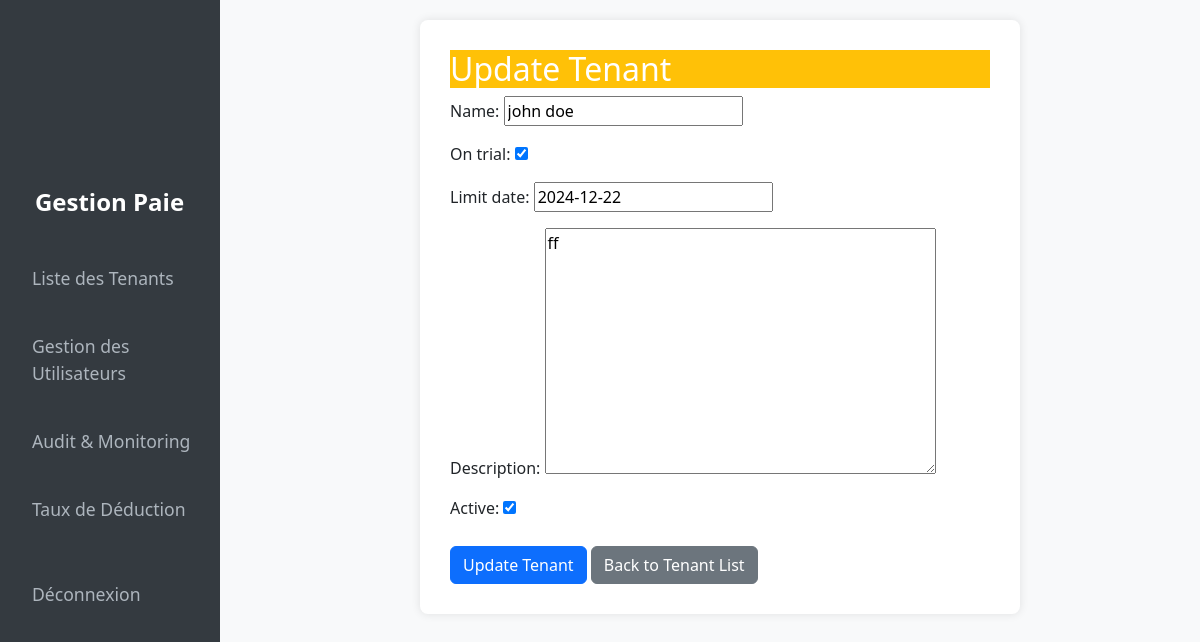
The app's page /tenants/update/4/ (signed in) with its own data.
### tenant/models.py (models this page shows, shortened)
class Tenant(models.Model):
    name = models.CharField(max_length=255)
    created_on = models.DateTimeField(auto_now_add=True)
    on_trial = models.BooleanField(default=False)
    limit_date = models.DateField(null=True, blank=True)
    description = models.TextField(blank=True, null=True)
    active = models.BooleanField(default=True)
    class Meta:
        verbose_name = "Tenant"
        verbose_name_plural = "Tenants"

### tenant/views.py (the view)
# urls.py: path('update/<int:tenant_id>/', views.update_tenant, name='update-tenant'),
@user_passes_test(lambda u: u.is_superuser)
def update_tenant(request, tenant_id):
    tenant = get_object_or_404(Tenant, id=tenant_id)
    old_tenant = tenant.__dict__.copy()  # Sauvegarder l'état avant la mise à jour
    if request.method == 'POST':
        form = TenantCreationForm(request.POST, instance=tenant)
        if form.is_valid():
            form.save()
            for field in form.changed_data:
                old_value = old_tenant[field]
                new_value = getattr(tenant, field)
                Audit.objects.create(
                    user=request.user,
                    tenant=tenant,
                    table_name='Tenant',
                    row_id=tenant.id,
                    column_name=field,
                    old_value=str(old_value),
                    new_value=str(new_value),
                    change_date=timezone.now()
                )
            Monitoring.objects.create(
                user=request.user,
                tenant=tenant,
                activity='Tenant Updated',
                description=f'Tenant {tenant.name} was updated',
                timestamp=timezone.now()
            )
            return redirect('tenant-list')
    else:
        form = TenantCreationForm(instance=tenant)
    return render(request, 'tenant/update_tenant.html', {'form': form})

### tenant/forms.py
class TenantCreationForm(forms.ModelForm):
    class Meta:
        model = Tenant
        fields = ['name', 'on_trial', 'limit_date', 'description', 'active']

### tenant/templates/tenant/update_tenant.html (shortened to what this page needs)
<!DOCTYPE html>
<html lang="en">
<head>
    <link href="https://cdn.jsdelivr.net/npm/bootstrap@5.3.0/dist/css/bootstrap.min.css" rel="stylesheet">
</head>
<body>
<nav class="navbar navbar-dark navbar-vertical">
    <div class="container-fluid flex-column">
        <a class="navbar-brand" href="#">Gestion Paie</a>
        <ul class="navbar-nav">
            {% if user.is_superuser %}
            <li class="nav-item">
                <a class="nav-link" href="{% url 'tenant-list' %}">Liste des Tenants</a>
            </li>
            <li class="nav-item">
                <a class="nav-link" href="{% url 'user-list' %}">Gestion des Utilisateurs</a>
            </li>
            <li class="nav-item">
                <a class="nav-link" href="{% url 'audit-list' %}">Audit & Monitoring</a>
            </li>
            <li class="nav-item">
                <a class="nav-link" href="{% url 'taux-list' %}">Taux de Déduction</a>
            </li>
            {% endif %}
        </ul>
        <ul class="navbar-nav ms-auto flex-column mt-3">
            <li class="nav-item">
                <a class="nav-link" href="{% url 'logout' %}">Déconnexion</a>
            </li>
        </ul>
    </div>
</nav>
<div class="content-container">
    <div class="form-container">
        <div class="card-header bg-warning text-white">
            <h2>Update Tenant</h2>
        </div>
        <div class="card-body">
            <form method="POST">
                {{ form.as_p }}
                <button type="submit" class="btn btn-primary">Update Tenant</button>
                <a href="{% url 'tenant-list' %}" class="btn btn-secondary">Back to Tenant List</a>
            </form>
        </div>
    </div>
</div>
</body>
</html>

### tenant/templates/tenant/update_tenant.html (style rules this page uses)
body { display: flex; background-color: #f8f9fa; }
.navbar-vertical { width: 220px; height: 100vh; background-color: #343a40; padding-top: 20px; position: fixed; }
.navbar-vertical .navbar-brand { font-size: 1.5rem; font-weight: bold; color: #ffffff !important; margin-bottom: 1.5rem; padding-left: 15px; }
.navbar-vertical .nav-link { color: #adb5bd !important; padding-left: 20px; margin: 0.5rem 0; font-size: 1.1rem; }
.navbar-vertical .nav-item { margin-bottom: 10px; }
.navbar-vertical .navbar-nav { flex-direction: column; width: 100%; }
.content-container { flex-grow: 1; margin-left: 240px; padding: 20px; }
.form-container { max-width: 600px; margin: auto; background-color: #fff; padding: 30px; border-radius: 8px; box-shadow: 0 0 10px rgba(0, 0, 0, 0.1); }
.btn { margin-top: 10px; }

### records on screen
Tenant: name "john doe", on_trial "☑", limit_date "2024-12-22", description "ff", active "☑"
